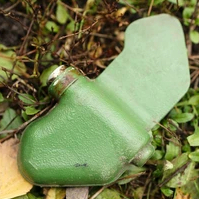
#> input picture vision/mine_detection/reference_pic.jpg, 199 x 199 px
$ python convert_images.py mine_detection/reference_pic.jpg
#> lines starting #> are read from the running program, lines starting #| are printed output that depends on the picture; after the words box and inside, x2 and y2 are one past the last pixel; in counts of white or black regions, pixels touching at a corner belong together
#> in main, image is the input picture: shape (199, 199, 3); mean B, G, R 85.4, 131.6, 121.6
"""Highlight green training targets red and tint the rest blue.

Usage:
  python convert_images_modified.py input.jpg -o output.jpg
  python convert_images_modified.py input.jpg -o output.jpg --mode editor

The default mask mode is reliable across changing outdoor illumination.
Editor mode approximates global color sliders; exact slider math is app-specific.
"""
import argparse
from pathlib import Path
import cv2
import numpy as np


def editor_approx(image, hue_degrees=-162, saturation=100, temperature=-100, tint=-100):
    """Approximate editor sliders with white balance followed by HSV edits."""
    rgb = cv2.cvtColor(image, cv2.COLOR_BGR2RGB).astype(np.float32) / 255.0
    # Temperature cools red and boosts blue; negative tint boosts green.
    temp = temperature / 100.0
    magenta = tint / 100.0
    gains = np.array([1 + 0.30 * temp + 0.12 * magenta,
                      1 - 0.18 * magenta,
                      1 - 0.30 * temp + 0.12 * magenta], dtype=np.float32)
    rgb = np.clip(rgb * gains, 0, 1)
    hsv = cv2.cvtColor(rgb, cv2.COLOR_RGB2HSV)  # float hue: 0..360
    hsv[..., 0] = (hsv[..., 0] + hue_degrees) % 360.0
    hsv[..., 1] = np.clip(hsv[..., 1] * (1 + saturation / 100.0), 0, 1)
    return cv2.cvtColor(np.clip(cv2.cvtColor(hsv, cv2.COLOR_HSV2RGB) * 255, 0, 255).astype(np.uint8), cv2.COLOR_RGB2BGR)


def highlight_mines(image, min_hue=77, max_hue=93, min_sat=125, min_val=75,
                    blue_strength=0.90, red_strength=0.98,
                    min_area=20, max_area=2400):
    """Select compact cyan-green mines, not ordinary green grass or turf.

    Calibrated from the uploaded collage: mine HSV hue is about 81-85 on
    OpenCV's 0-179 scale, whereas the green playing field is about 66-70.
    Size filtering rejects isolated cyan noise and broad cyan backgrounds.
    Assumes mines occupy approximately the same pixel scale as the reference.
    """
#> called with min_hue = 77, max_hue = 93, min_sat = 125, min_val = 77, blue_strength = 0.9, red_strength = 0.98, min_area = 20, max_area = 2400
    hsv = cv2.cvtColor(image, cv2.COLOR_BGR2HSV)
#> hsv: shape (199, 199, 3); mean H, S, V 35.4, 118.7, 138.6
    lower = np.array([min_hue, min_sat, min_val], dtype=np.uint8)
    upper = np.array([max_hue, 255, 255], dtype=np.uint8)
    candidates = cv2.inRange(hsv, lower, upper)
#> candidates: shape (199, 199); every value is 0
    # Preserve small mine fragments: opening can erase narrow edges.
    # Connected components below remove isolated noise instead.
    candidates = cv2.medianBlur(candidates, 3)
    # Connect nearby mine-colored pixels without recoloring broad backgrounds.
    grouped = cv2.dilate(candidates, np.ones((9, 9), np.uint8))
    n, labels, stats, _ = cv2.connectedComponentsWithStats(grouped, 8)
#> labels: shape (199, 199) int32; every value is 0
#> n = 1; stats = [[0, 0, 199, 199, 39601]]
    mask = np.zeros_like(candidates)
    for idx in range(1, n):
        x, y, w, h, _ = stats[idx]
        region = labels[y:y+h, x:x+w] == idx
        original_region = candidates[y:y+h, x:x+w]
        area = int(np.count_nonzero(original_region[region]))
        if min_area <= area <= max_area:
            roi = mask[y:y+h, x:x+w]
            roi[region & (original_region > 0)] = 255

    gray = cv2.cvtColor(image, cv2.COLOR_BGR2GRAY).astype(np.float32)
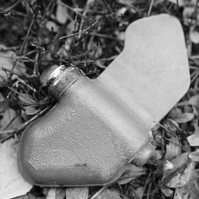
#> gray: shape (199, 199) float32; min 1, max 254, mean 123.4
    blue = np.stack([np.clip(gray * 1.8 + 45, 0, 255),
                     np.clip(gray * 0.30, 0, 255),
                     np.clip(gray * 0.18, 0, 255)], axis=-1)
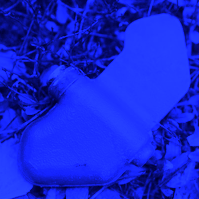
#> blue: shape (199, 199, 3) float32; mean of channels 0, 1, 2 211.3, 37, 22.2; drawn as B, G, R
    red = np.stack([np.clip(gray * 0.12, 0, 255),
                    np.clip(gray * 0.12, 0, 255),
                    np.clip(gray * 1.6 + 85, 0, 255)], axis=-1)
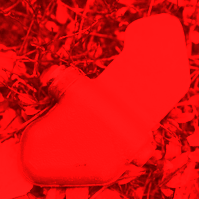
#> red: shape (199, 199, 3) float32; mean of channels 0, 1, 2 14.8, 14.8, 223.4; drawn as B, G, R
    src = image.astype(np.float32)
    background = src * (1 - blue_strength) + blue * blue_strength
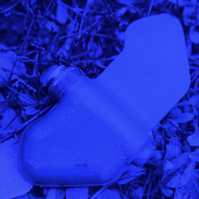
#> background: shape (199, 199, 3) float32; mean B, G, R 198.7, 46.5, 32.1
    foreground = src * (1 - red_strength) + red * red_strength
    # Solid red throughout detected mines, including their thin outlines.
    mask = cv2.morphologyEx(mask, cv2.MORPH_CLOSE, np.ones((5, 5), np.uint8))
    alpha = (mask.astype(np.float32) / 255)[..., None]
    out = background * (1 - alpha) + foreground * alpha
    return np.clip(out, 0, 255).astype(np.uint8), mask


def main():
    parser = argparse.ArgumentParser(description=__doc__)
    parser.add_argument('input', type=Path)
    parser.add_argument('-o', '--output', type=Path, default=Path('output.jpg'))
    parser.add_argument('--mode', choices=['mask', 'editor'], default='mask')
    parser.add_argument('--hue', type=float, default=-162)
    parser.add_argument('--saturation', type=float, default=100)
    parser.add_argument('--temperature', type=float, default=-100)
    parser.add_argument('--tint', type=float, default=-100)
    parser.add_argument('--min-hue', type=int, default=77)
    parser.add_argument('--max-hue', type=int, default=93)
    parser.add_argument('--min-sat', type=int, default=125)
    parser.add_argument('--min-val', type=int, default=77)
    parser.add_argument('--min-area', type=int, default=20)
    parser.add_argument('--max-area', type=int, default=2400)
    parser.add_argument('--save-mask', type=Path)
    args = parser.parse_args()
    image = cv2.imread(str(args.input))
    if image is None:
        parser.error(f'Cannot read image: {args.input}')
    if args.mode == 'editor':
        result = editor_approx(image, args.hue, args.saturation, args.temperature, args.tint)
        mask = None
    else:
        result, mask = highlight_mines(image, args.min_hue, args.max_hue,
                                       args.min_sat, args.min_val, min_area=args.min_area,
                                       max_area=args.max_area)
    args.output.parent.mkdir(parents=True, exist_ok=True)
    if not cv2.imwrite(str(args.output), result):
        parser.error(f'Cannot write: {args.output}')
    if args.save_mask and mask is not None:
        cv2.imwrite(str(args.save_mask), mask)
    print(f'Saved {args.output}')


if __name__ == '__main__':
    main()
